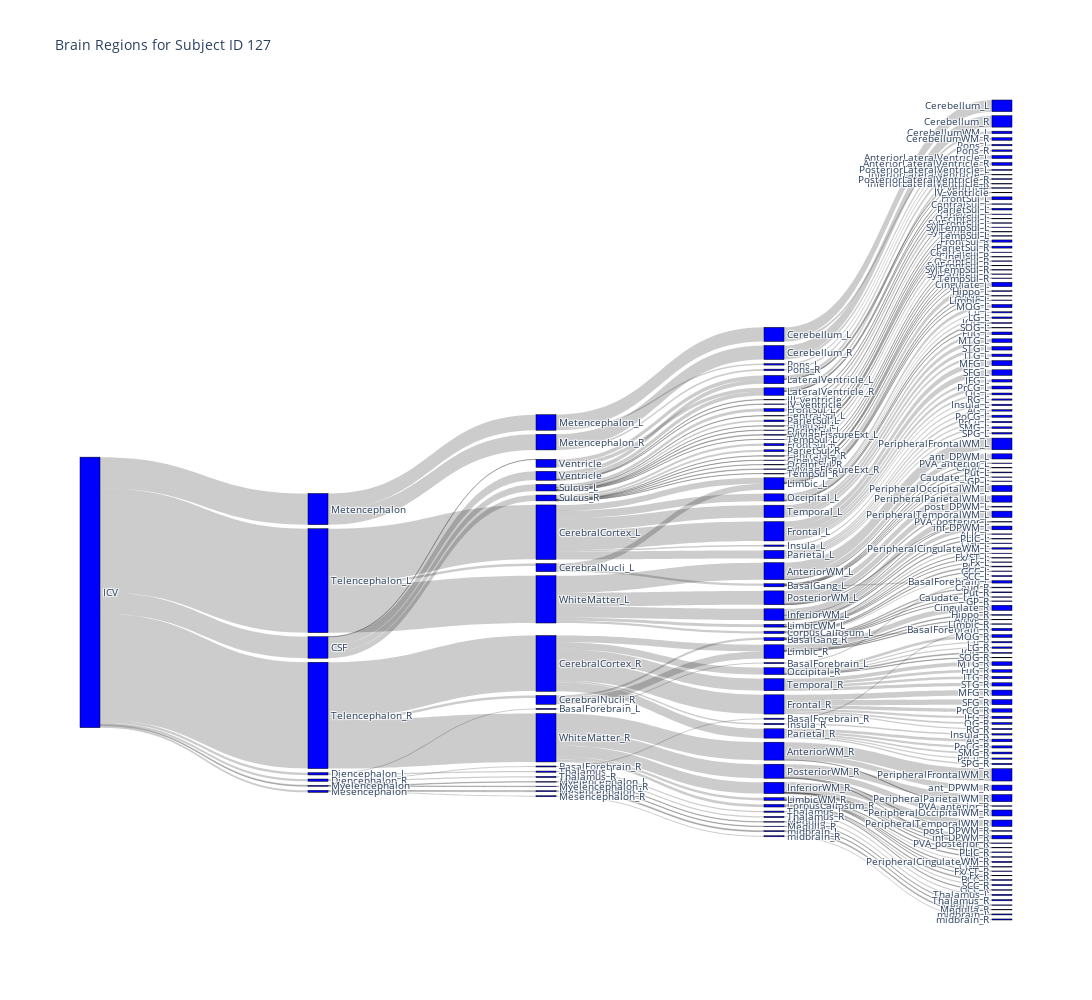

Notebook cell for this chart:
### Code cell
fig = go.Figure(data=[go.Sankey(
    node = dict(
      pad = 20,
      thickness = 20,
      line = dict(color = "black", width = 0.5),
      label = labels,
      color = "blue"
    ),
    link = lvl_dict)])

fig.update_layout(title_text="Brain Regions for Subject ID 127", font_size=10,
                 autosize = False, width = 1100, height = 1000)
fig.show()

### Figure 1 — Plotly figure (JSON) as saved in the notebook; plotly's stock layout.template omitted (floating-point values rounded to 4 significant figures; data arrays with more than 128 entries replaced by an {"elided": "..."} marker saying what was removed)
{"data": [{"link": {"source": {"elided": "226 int values"}, "target": {"elided": "226 int values"}, "value": {"elided": "226 float values"}}, "node": {"color": "blue", "label": {"elided": "219 str values"}, "line": {"color": "black", "width": 0.5}, "pad": 20, "thickness": 20}, "type": "sankey"}], "layout": {"autosize": false, "font": {"size": 10}, "height": 1000, "title": {"text": "Brain Regions for Subject ID 127"}, "width": 1100}}
